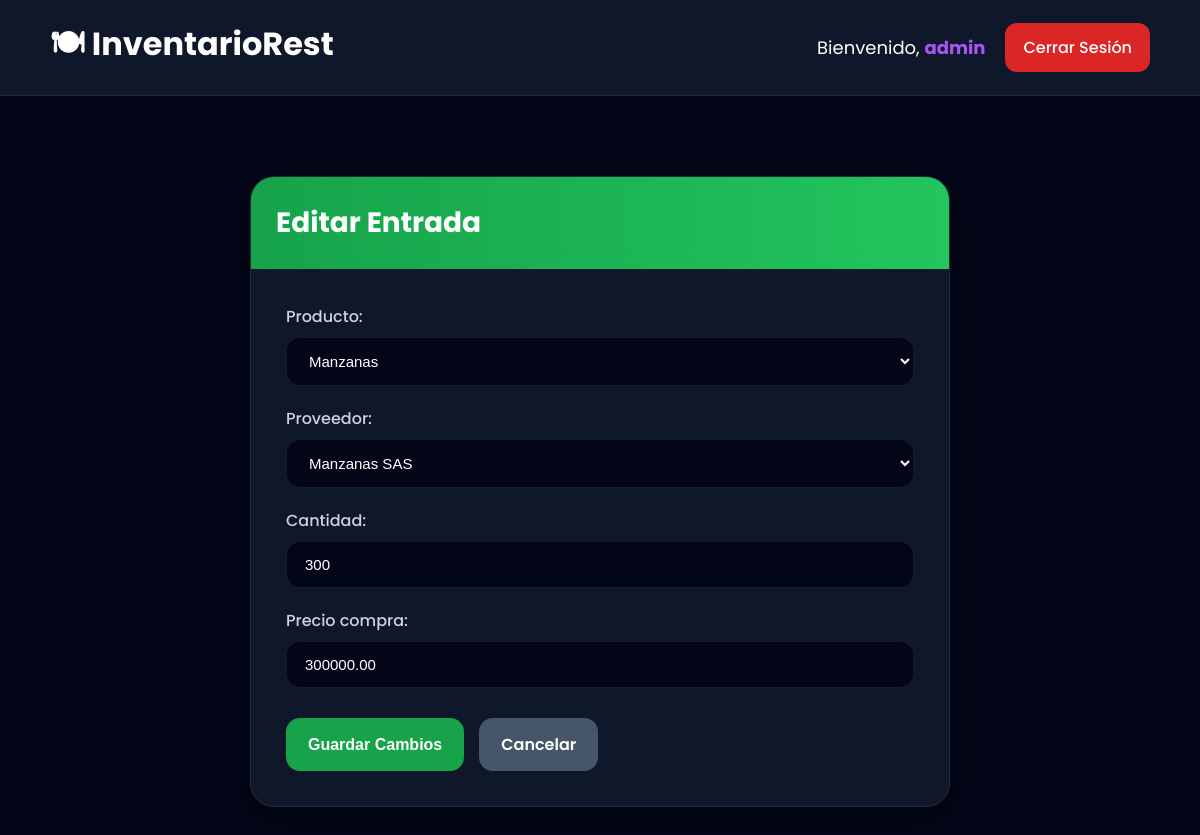
The app's page /editar-entrada/8/ (signed in) with its own data.
### modulo/models.py (models this page shows, shortened)
class EntradaProducto(models.Model):
    producto = models.ForeignKey(
        Producto,
        on_delete=models.CASCADE
    )
    proveedor = models.ForeignKey(
        Proveedor,
        on_delete=models.CASCADE
    )
    usuario = models.ForeignKey(
        User,
        on_delete=models.CASCADE
    )
    orden_compra = models.ForeignKey(
        OrdenCompra,
        on_delete=models.SET_NULL,
        null=True,
        blank=True
    )
    cantidad = models.IntegerField()
    precio_compra = models.DecimalField(
        max_digits=10,
        decimal_places=2
    )
    fecha = models.DateTimeField(
        auto_now_add=True
    )
    class Meta:
        verbose_name = "Entrada de Producto"
        verbose_name_plural = "Entradas de Productos"

### modulo/views.py (the view)
@login_required
def editar_entrada(request, entrada_id):
    if request.user.usuario.rol != 'admin':
        return redirect('dashboard')
    entrada = get_object_or_404(
        EntradaProducto,
        id=entrada_id
    )
    if request.method == 'POST':
        formulario = EntradaProductoForm(
            request.POST,
            instance=entrada
        )
        if formulario.is_valid():
            formulario.save()
            return redirect('entradas')
    else:
        formulario = EntradaProductoForm(
            instance=entrada
        )
    return render(
        request,
        'modulo/editar_entrada.html',
        {
            'formulario': formulario
        }
    )

### modulo/forms.py
class EntradaProductoForm(forms.ModelForm):
    class Meta:
        model = EntradaProducto
        fields = [
            'producto',
            'proveedor',
            'cantidad',
            'precio_compra'
        ]
        widgets = {
            'producto': forms.Select(attrs={
                'class': 'auth-input'
            }),
            'proveedor': forms.Select(attrs={
                'class': 'auth-input'
            }),
            'cantidad': forms.NumberInput(attrs={
                'class': 'auth-input',
                'placeholder': 'Cantidad'
            }),
            'precio_compra': forms.NumberInput(attrs={
                'class': 'auth-input',
                'placeholder': 'Precio de compra'
            }),
        }

### modulo/models.py (called while the page is built)
    def __str__(self):
        return self.nombre

    def __str__(self):
        return self.nombre

### modulo/templates/modulo/editar_entrada.html (shortened to what this page needs)
{% extends 'modulo/base.html' %}
{% block content %}
<div class="page-wrapper">
    <div class="custom-card">
        <div class="card-header">
            <h2>
                Editar Entrada
            </h2>
        </div>
        <div class="card-content">
            <form method="POST">
                {{ formulario.as_p }}
                <div class="button-group">
                    <button
                        type="submit"
                        class="save-btn"
                    >
                        Guardar Cambios
                    </button>
                    <a
                        href="{% url 'entradas' %}"
                        class="cancel-btn"
                    >
                        Cancelar
                    </a>
                </div>
            </form>
        </div>
    </div>
</div>
{% endblock %}

### modulo/templates/modulo/base.html (shortened to what this page needs)
{% load static %}
<!DOCTYPE html>
<html lang="es">
<head>
    <link rel="stylesheet" href="{% static 'modulo/css/base.css' %}">
</head>
<body>
    <nav class="navbar">
        <a
            href="{% url 'dashboard' %}"
            class="logo"
        >
            🍽 InventarioRest
        </a>
        <div class="navbar-right">
            <span class="welcome-text">
                Bienvenido,
                <strong>
                    {{ request.user.username }}
                </strong>
            </span>
            <div class="nav-links">
                <a
                    href="{% url 'logout' %}"
                    class="logout-btn"
                >
                    Cerrar Sesión
                </a>
            </div>
        </div>
    </nav>
    <main class="main-container">
        {% block content %}
        {% endblock %}
    </main>
</body>
</html>

### modulo/static/modulo/css/base.css (style rules this page uses)
* { margin: 0; padding: 0; box-sizing: border-box; }
body { font-family: 'Poppins', sans-serif; background: #020617; color: white; min-height: 100vh; }
.navbar { width: 100%; background: #0f172a; padding: 20px 50px; display: flex; justify-content: space-between; align-items: center; border-bottom: 1px solid rgba(255,255,255,0.08); }
.logo { font-size: 32px; font-weight: 700; color: white; text-decoration: none; }
.nav-links { display: flex; gap: 15px; }
.nav-links a { text-decoration: none; color: white; background: #1e293b; padding: 12px 18px; border-radius: 12px; transition: 0.3s; font-weight: 500; }
.logout-btn { background: #dc2626 !important; }
.main-container { padding: 40px; }
h2 { margin-bottom: 20px; }
button { border: none; padding: 12px 20px; border-radius: 12px; background: #2563eb; color: white; cursor: pointer; font-size: 16px; transition: 0.3s; }
.auth-input { width: 100%; padding: 14px 18px; border-radius: 14px; border: 1px solid rgba(255,255,255,0.08); background: #0f172a; color: white; outline: none; font-size: 15px; transition: 0.3s; }
.auth-input::placeholder { color: #94a3b8; }
.page-wrapper { width: 100%; display: flex; justify-content: center; align-items: center; padding-top: 40px; }
.custom-card { width: 100%; max-width: 700px; background: #0f172a; border-radius: 24px; overflow: hidden; border: 1px solid rgba(255,255,255,0.08); box-shadow: 0 10px 40px rgba(0,0,0,0.4); }
.card-header { background: linear-gradient( 90deg, #16a34a, #22c55e ); padding: 25px; }
.card-header h2 { color: white; margin: 0; font-size: 28px; }
.card-content { padding: 35px; }
.card-content p { margin-bottom: 20px; }
.card-content label { display: block; margin-bottom: 8px; color: #cbd5e1; font-weight: 500; }
.card-content input, .card-content textarea, .card-content select { width: 100%; padding: 14px 18px; border-radius: 14px; border: 1px solid rgba(255,255,255,0.08); background: #020617; color: white; outline: none; font-size: 15px; }
.button-group { display: flex; gap: 15px; margin-top: 30px; }
.save-btn { border: none; padding: 14px 22px; border-radius: 14px; background: #16a34a; color: white; font-size: 16px; font-weight: 600; cursor: pointer; transition: 0.3s; }
.cancel-btn { text-decoration: none; padding: 14px 22px; border-radius: 14px; background: #475569; color: white; font-weight: 600; transition: 0.3s; }
.navbar-right { display: flex; align-items: center; gap: 20px; }
.welcome-text { color: white; font-size: 18px; }
.welcome-text strong { color: #a855f7; }

### records on screen
EntradaProducto: producto "Manzanas", proveedor "Manzanas SAS", cantidad "300", precio_compra "300000.00"

### other values on screen
{{ request.user.username }} "admin"
